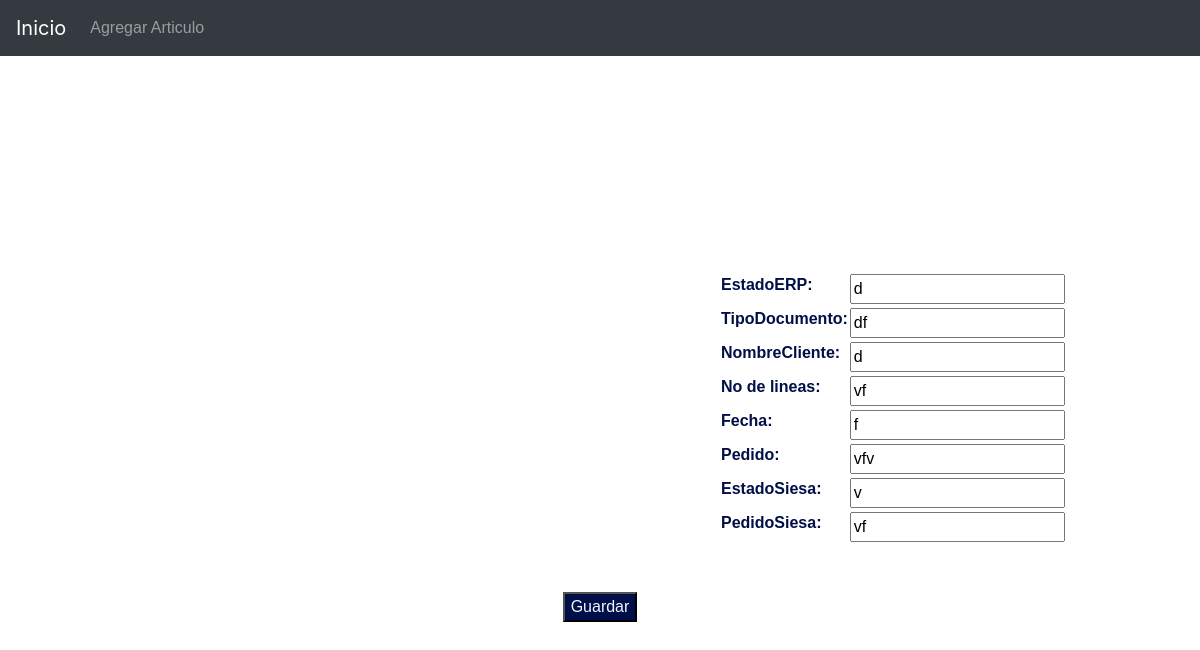
Before: /editArticle/136/ with the older database file.
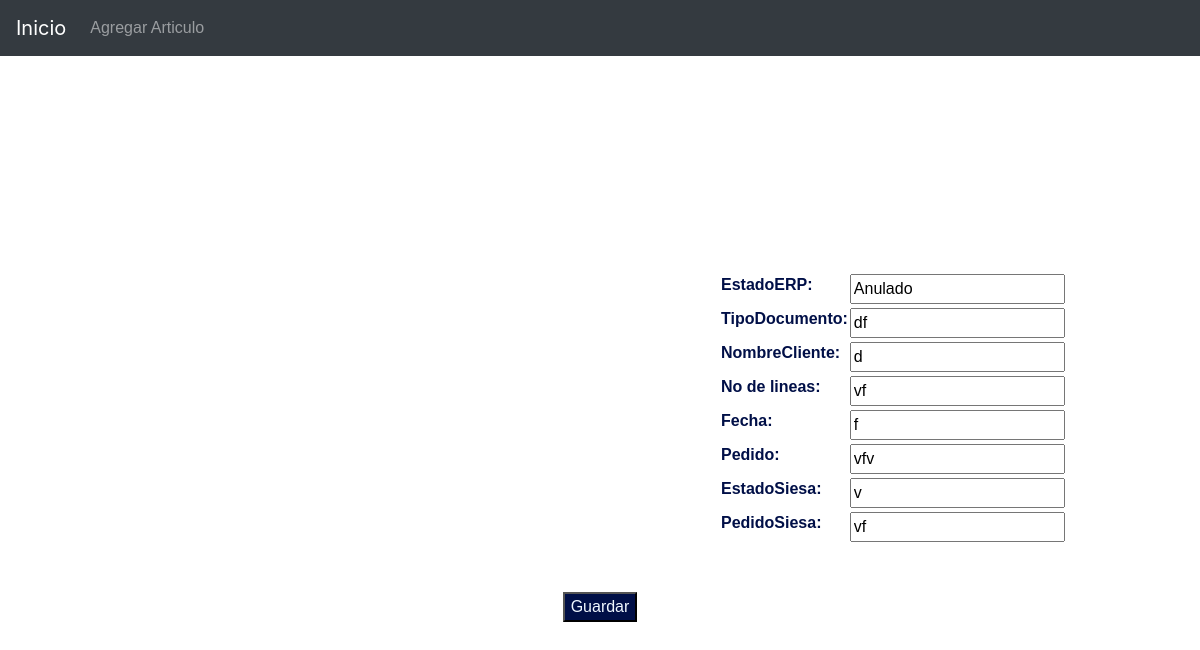
After: the same page with the newer database file.
### core/models.py (models this page shows, shortened)
class cliente(models.Model):
    id = models.AutoField(primary_key=True)
    EstadoERP = models.CharField(max_length=350)
    TipoDocumento = models.CharField(max_length=350)
    NombreCliente = models.CharField(max_length=350)
    NoLineas = models.CharField(
        max_length=350, verbose_name="No de lineas")
    FechaPedido = models.CharField(
        max_length=550, verbose_name="Fecha")
    Pedido = models.CharField(max_length=550)
    EstadoSiesa = models.CharField(max_length=550)
    PedidoSiesa = models.CharField(max_length=550)
    """def __iter__(self):
        convs = self.synonyms
        list(convs)
        return iter(convs)"""

### core/views.py (the view, shortened to what this page needs)
# urls.py: path('editArticle/<int:id>/', editArticle, name="editArticle"),
def editArticle(request, id):
    clientes = cliente.objects.get(id=id)
    if request.method == 'GET':
        form = ArticleForm(instance=clientes)
        data = {
            'form': form
        }
    return render(request, 'core/createArticle.html', data)

### core/forms.py
class ArticleForm(forms.ModelForm):
    class Meta:
        model = cliente
        fields = ('EstadoERP', 'TipoDocumento',
                  'NombreCliente', 'NoLineas', 'FechaPedido', 'Pedido', 'EstadoSiesa', 'PedidoSiesa')

### core/templates/core/createArticle.html (shortened to what this page needs)
{% extends 'core/home.html' %}
{% block body %}
<header>
    <div class="container">
        <nav class="navbar fixed-top navbar-expand-md navbar-dark bg-dark">
            <a href="{% url 'home' %}" class="navbar-brand">Inicio</a>
            <div id="menu" class="collapse navbar-collapse">
                <ul class="navbar-nav">
                    <li class="nav-item" style="font-family: Arial, Helvetica, sans-serif;"><a class="nav-link" href="{% url 'createArticle' %}">Agregar Articulo</a></li>
                </ul>
            </div>
        </nav>
    </div>
  </header>
<br><br><br>
<form method="post" style="font-family:Arial, Helvetica, sans-serif" >
    <table style="text-align: left; margin-left: 720px;">{{ form.as_table }}</table>
    <br><br>
    <button type="submit" style="font-family: Arial, Helvetica, sans-serif; background-color: #000f47;color: aliceblue;">Guardar</button>
</form>
{% endblock body %}

### core/templates/core/home.html (shortened to what this page needs)
<!DOCTYPE html>
<html lang="en">
<head>
    <link rel="stylesheet" href="https://stackpath.bootstrapcdn.com/bootstrap/4.4.1/css/bootstrap.min.css">
    <link rel="stylesheet" type="text/css" href="static/core/estilo.css">
    {% load static %}
</head>
{% block body %}{% endblock body %}
</html>

### core/static/core/estilo.css (style rules this page uses)
header, body { margin-top: 100px; color: #000f47; }
table, h2 { margin-top: 50px; color: #000f47; }
a { text-decoration: none; }
nav { background-color: #000f47; }
button { background-color: #00c8ff; }

### core/templates/core/createArticle.html (style rules this page uses)
form { font-family: "Arial, Helvetica, sans-serif"; color: #000f47; text-align: center; margin-top: 100px; }

Changed rows visible on the page:
changed cliente "df": EstadoERP "d" → "Anulado"
